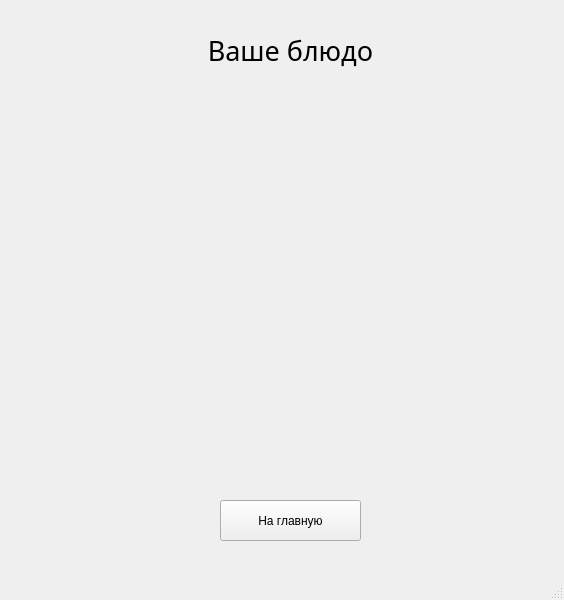
<?xml version="1.0" encoding="UTF-8"?>
<ui version="4.0">
 <class>MainWindow</class>
 <widget class="QMainWindow" name="MainWindow">
  <property name="geometry">
   <rect>
    <x>0</x>
    <y>0</y>
    <width>564</width>
    <height>600</height>
   </rect>
  </property>
  <property name="windowTitle">
   <string>MainWindow</string>
  </property>
  <widget class="QWidget" name="centralwidget">
   <widget class="QLabel" name="Name">
    <property name="geometry">
     <rect>
      <x>180</x>
      <y>30</y>
      <width>221</width>
      <height>41</height>
     </rect>
    </property>
    <property name="font">
     <font>
      <family>Britannic Bold</family>
      <pointsize>20</pointsize>
     </font>
    </property>
    <property name="text">
     <string>Ваше блюдо</string>
    </property>
    <property name="alignment">
     <set>Qt::AlignCenter</set>
    </property>
   </widget>
   <widget class="QLabel" name="Label">
    <property name="enabled">
     <bool>true</bool>
    </property>
    <property name="geometry">
     <rect>
      <x>40</x>
      <y>80</y>
      <width>481</width>
      <height>381</height>
     </rect>
    </property>
    <property name="text">
     <string>&lt;html&gt;&lt;head/&gt;&lt;body&gt;&lt;p&gt;&lt;br/&gt;&lt;/p&gt;&lt;/body&gt;&lt;/html&gt;</string>
    </property>
   </widget>
   <widget class="QPushButton" name="back">
    <property name="geometry">
     <rect>
      <x>220</x>
      <y>500</y>
      <width>141</width>
      <height>41</height>
     </rect>
    </property>
    <property name="text">
     <string>На главную</string>
    </property>
   </widget>
  </widget>
  <widget class="QMenuBar" name="menubar">
   <property name="geometry">
    <rect>
     <x>0</x>
     <y>0</y>
     <width>564</width>
     <height>21</height>
    </rect>
   </property>
  </widget>
  <widget class="QStatusBar" name="statusbar"/>
 </widget>
 <resources/>
 <connections/>
</ui>
